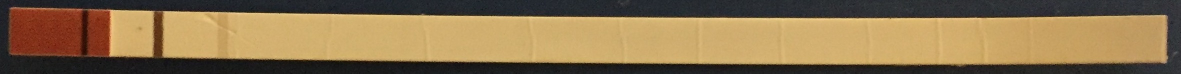
#> input picture test/object.jpg, 2362 x 147 px (shown at 1/2 size)
$ python 2dfeature.py
#> lines starting #> are read from the running program, lines starting #| are printed output that depends on the picture
import numpy as np
import cv2
from matplotlib import pyplot as plt

img1 = cv2.imread('object.jpg',0)          # queryImage
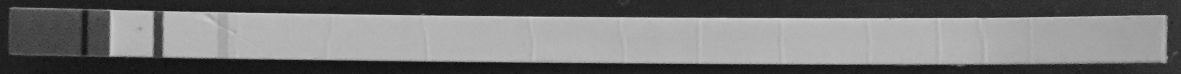
#> img1: shape (147, 2362) (shown at 1/2 size); min 2, max 224, mean 117.4
img2 = cv2.imread('scene.jpg',0) # trainImage
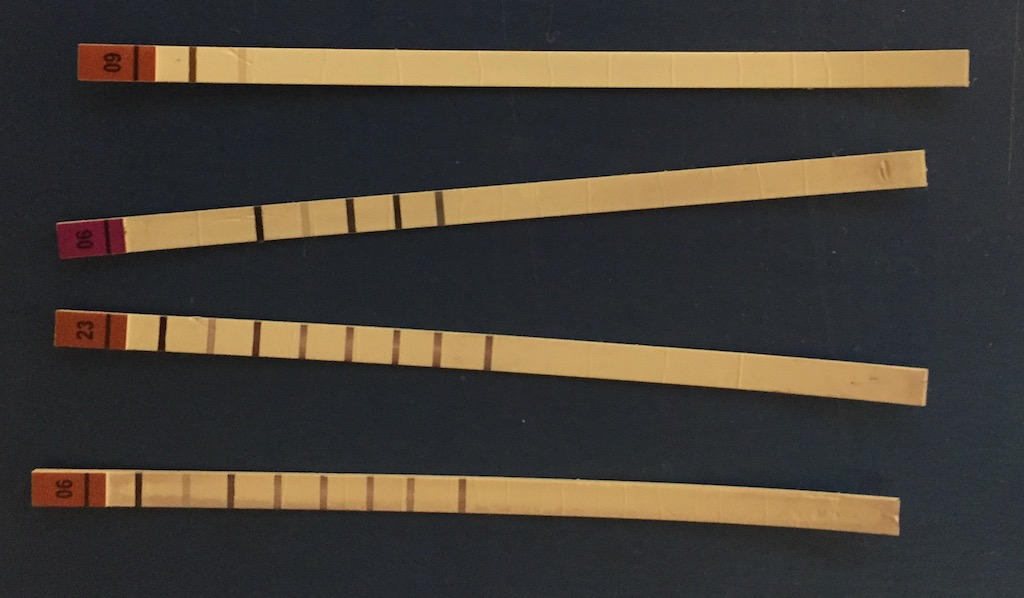
#> input picture test/scene.jpg, 1024 x 598 px
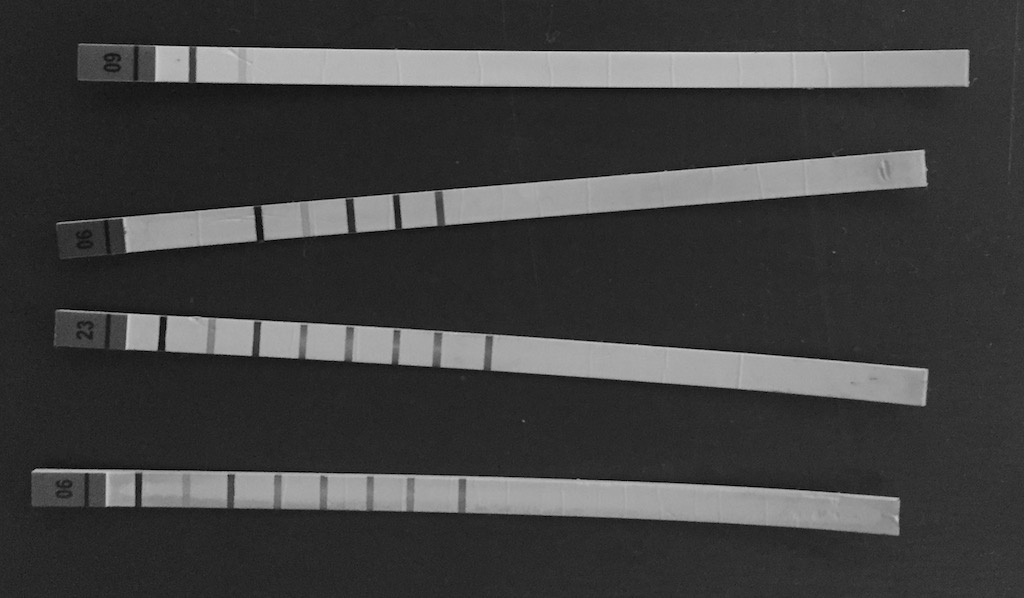
#> img2: shape (598, 1024); min 0, max 210, mean 63.8

# Initiate SIFT detector
sift = cv2.xfeatures2d.SIFT_create()

# find the keypoints and descriptors with SIFT
kp1, des1 = sift.detectAndCompute(img1,None)
#> kp1 = 381 keypoints; strongest (x, y, size): (229, 102, 16.5), (233, 34, 22.7), (338, 32, 16.8), (299, 29, 12.9)
kp2, des2 = sift.detectAndCompute(img2,None)
#> kp2 = 596 keypoints; strongest (x, y, size): (169, 64, 25), (139, 332, 24.1), (221, 65, 28.5), (222, 65, 29.2)

# BFMatcher with default params
bf = cv2.BFMatcher()
matches = bf.knnMatch(des1,des2, k=2)
#> matches = 381 matches

# Apply ratio test
good = []
for m,n in matches:
    if m.distance < 0.75*n.distance:
        good.append([m])
#> after the loop, good = 34 matches

# cv2.drawMatchesKnn expects list of lists as matches.
img3 = cv2.drawMatchesKnn(img1,kp1,img2,kp2,good,None,flags=2)
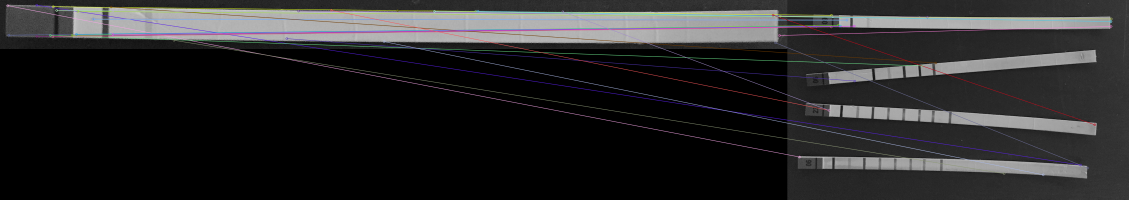
#> img3: shape (598, 3386, 3) (shown at 1/3 size); mean of channels 0, 1, 2 41, 40.4, 40.7; drawn as B, G, R

plt.imshow(img3),plt.show()
